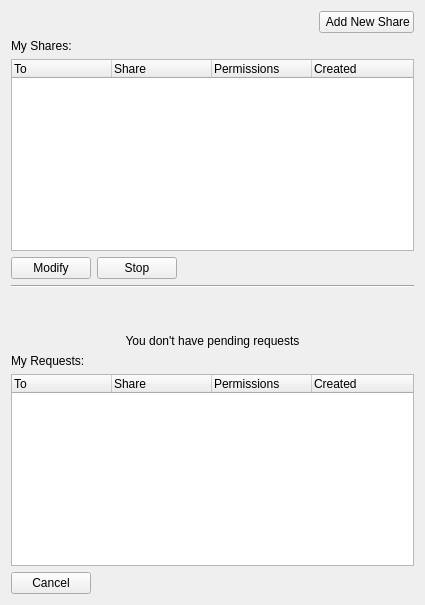
          <widget class="QWidget" name="tabMyShares">
           <attribute name="title">
            <string>Tab 1</string>
           </attribute>
           <layout class="QVBoxLayout" name="verticalLayout_18">
            <item>
             <layout class="QHBoxLayout" name="horizontalLayout_13">
              <item>
               <spacer name="horizontalSpacer_8">
                <property name="orientation">
                 <enum>Qt::Horizontal</enum>
                </property>
                <property name="sizeHint" stdset="0">
                 <size>
                  <width>308</width>
                  <height>20</height>
                 </size>
                </property>
               </spacer>
              </item>
              <item>
               <widget class="QPushButton" name="btnShareFolder">
                <property name="maximumSize">
                 <size>
                  <width>180</width>
                  <height>16777215</height>
                 </size>
                </property>
                <property name="text">
                 <string> Add New Share</string>
                </property>
                <property name="icon">
                 <iconset resource="Resources.qrc">
                  <normaloff>:/menu/images/menu 48x48/newsync.png</normaloff>:/menu/images/menu 48x48/newsync.png</iconset>
                </property>
                <property name="iconSize">
                 <size>
                  <width>16</width>
                  <height>16</height>
                 </size>
                </property>
               </widget>
              </item>
             </layout>
            </item>
            <item>
             <widget class="QLabel" name="label_myshares">
              <property name="text">
               <string>&lt;html&gt;&lt;head/&gt;&lt;body&gt;&lt;p&gt;My Shares:&lt;/p&gt;&lt;/body&gt;&lt;/html&gt;</string>
              </property>
             </widget>
            </item>
            <item>
             <widget class="QTreeWidget" name="treeMyShares">
              <property name="maximumSize">
               <size>
                <width>16777215</width>
                <height>16777215</height>
               </size>
              </property>
              <property name="autoScroll">
               <bool>true</bool>
              </property>
              <attribute name="headerDefaultSectionSize">
               <number>100</number>
              </attribute>
              <column>
               <property name="text">
                <string>To</string>
               </property>
              </column>
              <column>
               <property name="text">
                <string>Share</string>
               </property>
              </column>
              <column>
               <property name="text">
                <string>Permissions                                               </string>
               </property>
              </column>
              <column>
               <property name="text">
                <string>Created</string>
               </property>
              </column>
             </widget>
            </item>
            <item>
             <layout class="QHBoxLayout" name="horizontalLayout_2">
              <item>
               <widget class="QPushButton" name="btnMyShareMofidy">
                <property name="text">
                 <string>Modify</string>
                </property>
               </widget>
              </item>
              <item>
               <widget class="QPushButton" name="btnMySharesStop">
                <property name="text">
                 <string>Stop</string>
                </property>
               </widget>
              </item>
              <item>
               <spacer name="horizontalSpacer_5">
                <property name="orientation">
                 <enum>Qt::Horizontal</enum>
                </property>
                <property name="sizeHint" stdset="0">
                 <size>
                  <width>88</width>
                  <height>20</height>
                 </size>
                </property>
               </spacer>
              </item>
             </layout>
            </item>
            <item>
             <widget class="Line" name="line_4">
              <property name="orientation">
               <enum>Qt::Horizontal</enum>
              </property>
             </widget>
            </item>
            <item>
             <spacer name="verticalSpacer_2">
              <property name="orientation">
               <enum>Qt::Vertical</enum>
              </property>
              <property name="sizeHint" stdset="0">
               <size>
                <width>20</width>
                <height>40</height>
               </size>
              </property>
             </spacer>
            </item>
            <item>
             <widget class="QLabel" name="label_noMyRqsts">
              <property name="layoutDirection">
               <enum>Qt::LeftToRight</enum>
              </property>
              <property name="text">
               <string>You don't have pending requests</string>
              </property>
              <property name="alignment">
               <set>Qt::AlignCenter</set>
              </property>
             </widget>
            </item>
            <item>
             <widget class="QWidget" name="widget_myrequests" native="true">
              <layout class="QVBoxLayout" name="verticalLayout_7">
               <property name="spacing">
                <number>6</number>
               </property>
               <property name="leftMargin">
                <number>0</number>
               </property>
               <property name="topMargin">
                <number>0</number>
               </property>
               <property name="rightMargin">
                <number>0</number>
               </property>
               <property name="bottomMargin">
                <number>0</number>
               </property>
               <item>
                <widget class="QLabel" name="label_myreq">
                 <property name="text">
                  <string>&lt;html&gt;&lt;head/&gt;&lt;body&gt;&lt;p&gt;My Requests:&lt;/p&gt;&lt;/body&gt;&lt;/html&gt;</string>
                 </property>
                </widget>
               </item>
               <item>
                <widget class="QTreeWidget" name="treeMyRequest">
                 <column>
                  <property name="text">
                   <string notr="true">To</string>
                  </property>
                 </column>
                 <column>
                  <property name="text">
                   <string>Share</string>
                  </property>
                 </column>
                 <column>
                  <property name="text">
                   <string>Permissions</string>
                  </property>
                 </column>
                 <column>
                  <property name="text">
                   <string>Created</string>
                  </property>
                 </column>
                </widget>
               </item>
               <item>
                <layout class="QHBoxLayout" name="horizontalLayout_10">
                 <item>
                  <widget class="QPushButton" name="btnCancelRqst">
                   <property name="text">
                    <string>Cancel</string>
                   </property>
                  </widget>
                 </item>
                 <item>
                  <spacer name="horizontalSpacer_9">
                   <property name="orientation">
                    <enum>Qt::Horizontal</enum>
                   </property>
                   <property name="sizeHint" stdset="0">
                    <size>
                     <width>40</width>
                     <height>20</height>
                    </size>
                   </property>
                  </spacer>
                 </item>
                </layout>
               </item>
              </layout>
              <zorder>label_myreq</zorder>
              <zorder>treeMyRequest</zorder>
              <zorder></zorder>
             </widget>
            </item>
           </layout>
          </widget>
